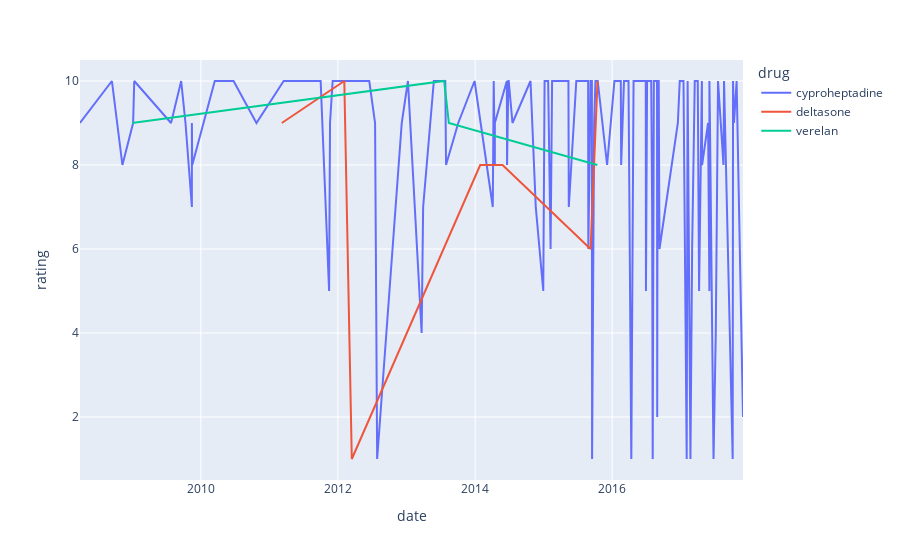
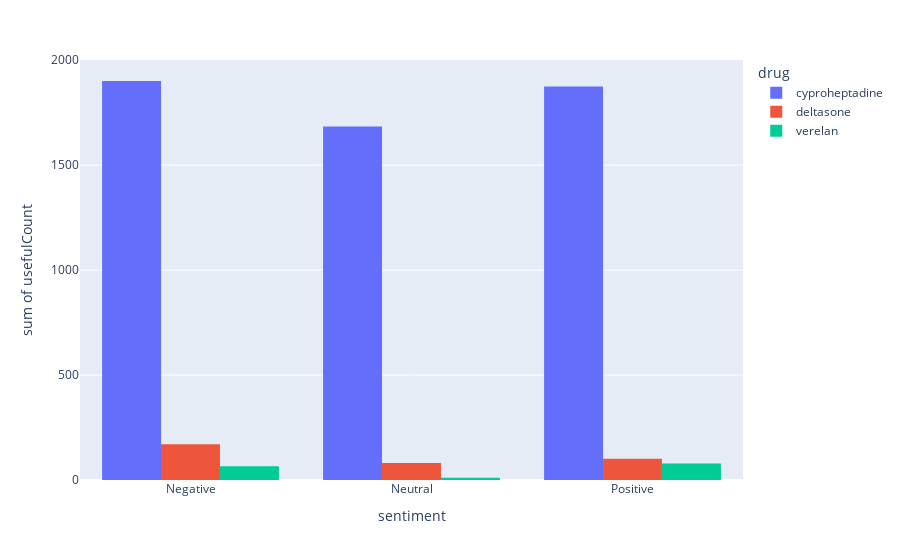
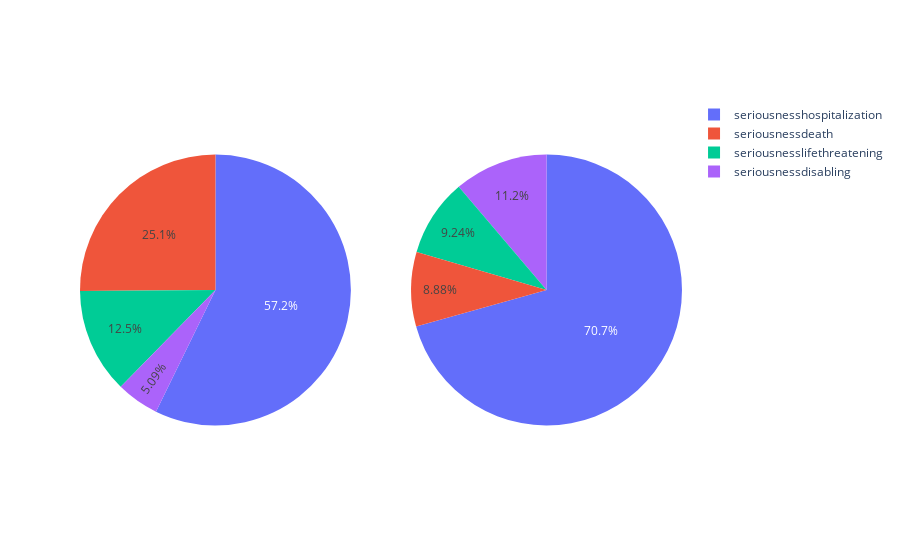

The code cell stored with these charts, in order, in its notebook:
### Markdown cell above
### Diabetes, Type 2

### Code cell
condition = conditions[4]
vizualize(condition)

### Figure 1 — Plotly figure (JSON) as saved in the notebook; plotly's stock layout.template omitted (floating-point values rounded to 4 significant figures; data arrays with more than 128 entries replaced by an {"elided": "..."} marker saying what was removed)
{"data": [{"hovertemplate": "drug=cyproheptadine<br>date=%{x}<br>rating=%{y}<extra></extra>", "legendgroup": "cyproheptadine", "line": {"color": "#636efa", "dash": "solid"}, "marker": {"symbol": "circle"}, "mode": "lines", "name": "cyproheptadine", "orientation": "v", "showlegend": true, "type": "scatter", "x": {"elided": "129 str values"}, "xaxis": "x", "y": {"elided": "129 int values"}, "yaxis": "y"}, {"hovertemplate": "drug=deltasone<br>date=%{x}<br>rating=%{y}<extra></extra>", "legendgroup": "deltasone", "line": {"color": "#EF553B", "dash": "solid"}, "marker": {"symbol": "circle"}, "mode": "lines", "name": "deltasone", "orientation": "v", "showlegend": true, "type": "scatter", "x": ["2011-03-08T00:00:00", "2012-02-04T00:00:00", "2012-03-15T00:00:00", "2014-01-28T00:00:00", "2014-05-27T00:00:00", "2015-09-08T00:00:00", "2015-10-15T00:00:00"], "xaxis": "x", "y": [9, 10, 1, 8, 8, 6, 10], "yaxis": "y"}, {"hovertemplate": "drug=verelan<br>date=%{x}<br>rating=%{y}<extra></extra>", "legendgroup": "verelan", "line": {"color": "#00cc96", "dash": "solid"}, "marker": {"symbol": "circle"}, "mode": "lines", "name": "verelan", "orientation": "v", "showlegend": true, "type": "scatter", "x": ["2008-12-30T00:00:00", "2013-07-20T00:00:00", "2013-08-14T00:00:00", "2015-10-14T00:00:00"], "xaxis": "x", "y": [9, 10, 9, 8], "yaxis": "y"}], "layout": {"legend": {"title": {"text": "drug"}, "tracegroupgap": 0}, "margin": {"t": 60}, "xaxis": {"anchor": "y", "domain": [0, 1], "title": {"text": "date"}}, "yaxis": {"anchor": "x", "domain": [0, 1], "title": {"text": "rating"}}}}

### Figure 2 — Plotly figure (JSON) as saved in the notebook; plotly's stock layout.template omitted (floating-point values rounded to 4 significant figures)
{"data": [{"alignmentgroup": "True", "bingroup": "x", "histfunc": "sum", "hovertemplate": "drug=cyproheptadine<br>sentiment=%{x}<br>sum of usefulCount=%{y}<extra></extra>", "legendgroup": "cyproheptadine", "marker": {"color": "#636efa", "pattern": {"shape": ""}}, "name": "cyproheptadine", "offsetgroup": "cyproheptadine", "orientation": "v", "showlegend": true, "type": "histogram", "x": ["Negative", "Neutral", "Positive"], "xaxis": "x", "y": [1901, 1684, 1875], "yaxis": "y"}, {"alignmentgroup": "True", "bingroup": "x", "histfunc": "sum", "hovertemplate": "drug=deltasone<br>sentiment=%{x}<br>sum of usefulCount=%{y}<extra></extra>", "legendgroup": "deltasone", "marker": {"color": "#EF553B", "pattern": {"shape": ""}}, "name": "deltasone", "offsetgroup": "deltasone", "orientation": "v", "showlegend": true, "type": "histogram", "x": ["Negative", "Neutral", "Positive"], "xaxis": "x", "y": [170, 81, 101], "yaxis": "y"}, {"alignmentgroup": "True", "bingroup": "x", "histfunc": "sum", "hovertemplate": "drug=verelan<br>sentiment=%{x}<br>sum of usefulCount=%{y}<extra></extra>", "legendgroup": "verelan", "marker": {"color": "#00cc96", "pattern": {"shape": ""}}, "name": "verelan", "offsetgroup": "verelan", "orientation": "v", "showlegend": true, "type": "histogram", "x": ["Negative", "Neutral", "Positive"], "xaxis": "x", "y": [66, 11, 79], "yaxis": "y"}], "layout": {"barmode": "group", "legend": {"title": {"text": "drug"}, "tracegroupgap": 0}, "margin": {"t": 60}, "xaxis": {"anchor": "y", "domain": [0, 1], "title": {"text": "sentiment"}}, "yaxis": {"anchor": "x", "domain": [0, 1], "title": {"text": "sum of usefulCount"}}}}

### Figure 3 — Plotly figure (JSON) as saved in the notebook; plotly's stock layout.template omitted (floating-point values rounded to 4 significant figures)
{"data": [{"domain": {"x": [0, 0.45], "y": [0, 1]}, "labels": ["seriousnessdeath", "seriousnessdisabling", "seriousnesshospitalization", "seriousnesslifethreatening"], "type": "pie", "values": [745, 151, 1697, 372]}, {"domain": {"x": [0.55, 1], "y": [0, 1]}, "labels": ["seriousnessdeath", "seriousnessdisabling", "seriousnesshospitalization", "seriousnesslifethreatening"], "type": "pie", "values": [761, 962, 6054, 792]}], "layout": {}}
